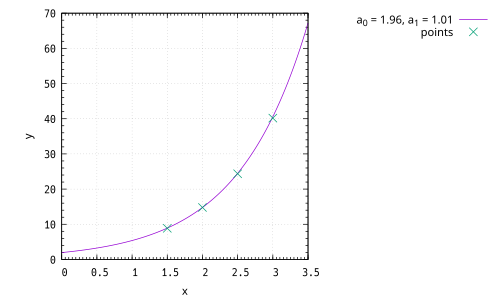

Write gnuplot code to recreate this figure.
set datafile separator ","
version = ""
name = "report3-1-input".version

set terminal pdf enhanced
set output name.".pdf"

#set terminal pngcairo
#set output name.".png"

set style fill solid
set autoscale
set size square
set key
set key outside right
set key width 0
set grid
set xr [0:3.5]
#set yr [-5.5:5.5]
set mxtics 10
set mytics
set xlabel "x"
set ylabel "y"
#set logscale x
set samples 12000

plot 1.96*exp(1.01*x) w l title "a_0 = 1.96, a_1 = 1.01", \
    name.".csv" u 1:2 w p title "points"
